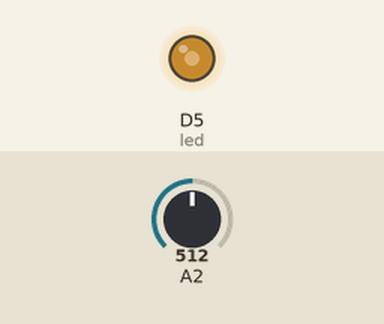
Simulated run of this program. Board: Raspberry Pi (BCM pin numbers) with a GrovePi. Shown: output pins drawn as LEDs (lit = HIGH). Inputs (shaded band) come from the test bench; at power-on: A2 = 512 (analog values on the 0–1023 scale). What the program prints to the terminal is not drawn.

Above: at 2.2 s.
2.3 s: A2 set to 716
At 2.8 s:
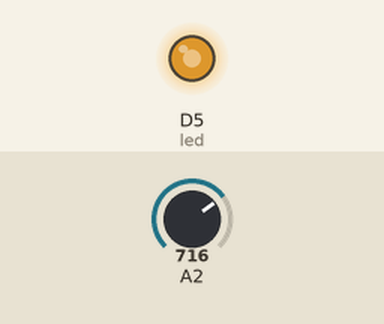
3.8 s: A2 set to 900
At 5.0 s:
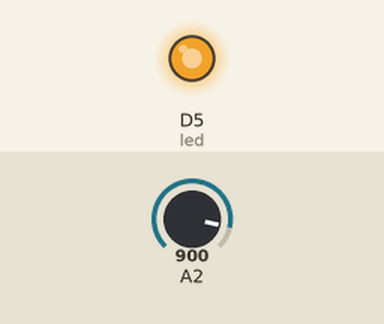
5.3 s: A2 set to 122
At 6.3 s:
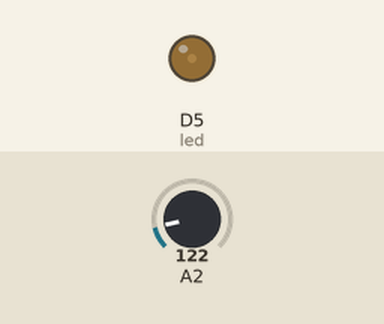
Timing chart, 0 to 8.3 s (numbered marks = the images above; inputs shaded):
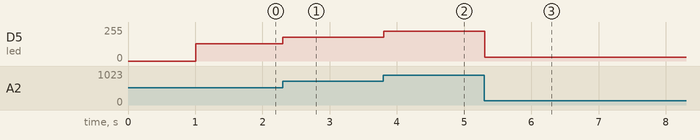

Measured:
- after the input at 2.3 s, D5 (led): 128/255 → 179/255 at once
- after the input at 3.8 s, D5 (led): 179/255 → 225/255 at once
- after the input at 5.3 s, D5 (led): 225/255 → 30/255 at once

The program:

8.PWM_LED_Potentiometer.py
```python
import time
import grovepi

# Connect the Rotary Angle Sensor to analog port A2
potentiometer = 2

# Connect the LED to digital port D5
# Check for PWM pin
led = 5

grovepi.pinMode(led,"OUTPUT")
time.sleep(1)
i = 0

while True:
    try:
        # Read resistance from Potentiometer
        i = grovepi.analogRead(potentiometer)
        print(i)

        # Send PWM signal to LED
        grovepi.analogWrite(led,i//4)

    except IOError:
        print("Error")
```
